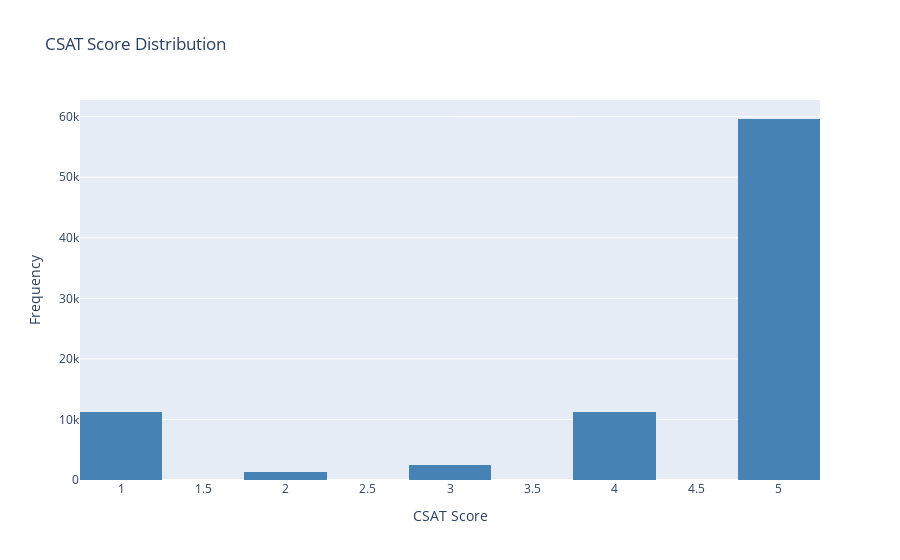

Notebook code for this chart:
### Markdown cell above
#### Chart - 1

### Code cell
fig = px.histogram(df_clean, x='CSAT Score', nbins=10, 
                   title='CSAT Score Distribution', 
                   labels={'CSAT Score':'CSAT Score'}, 
                   color_discrete_sequence=['steelblue'])
fig.update_layout(yaxis_title='Frequency')
fig.show()

### Figure 1 — Plotly figure (JSON) as saved in the notebook; plotly's stock layout.template omitted (floating-point values rounded to 4 significant figures; data arrays with more than 128 entries replaced by an {"elided": "..."} marker saying what was removed)
{"data": [{"bingroup": "x", "hovertemplate": "CSAT Score=%{x}<br>count=%{y}<extra></extra>", "legendgroup": "", "marker": {"color": "steelblue", "pattern": {"shape": ""}}, "name": "", "nbinsx": 10, "orientation": "v", "showlegend": false, "type": "histogram", "x": {"elided": "85907 int values"}, "xaxis": "x", "yaxis": "y"}], "layout": {"barmode": "relative", "legend": {"tracegroupgap": 0}, "title": {"text": "CSAT Score Distribution"}, "xaxis": {"anchor": "y", "domain": [0, 1], "title": {"text": "CSAT Score"}}, "yaxis": {"anchor": "x", "domain": [0, 1], "title": {"text": "Frequency"}}}}
